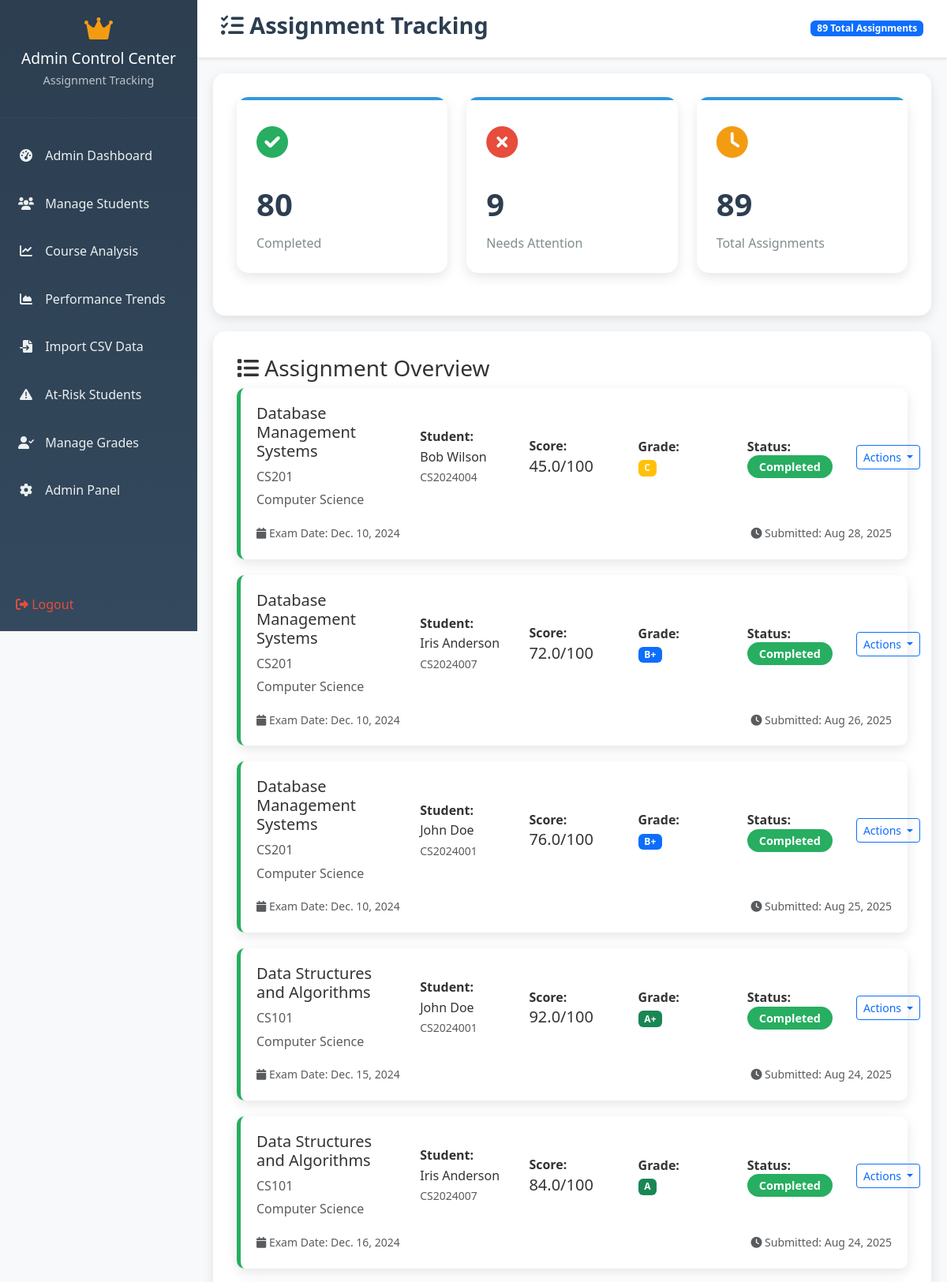
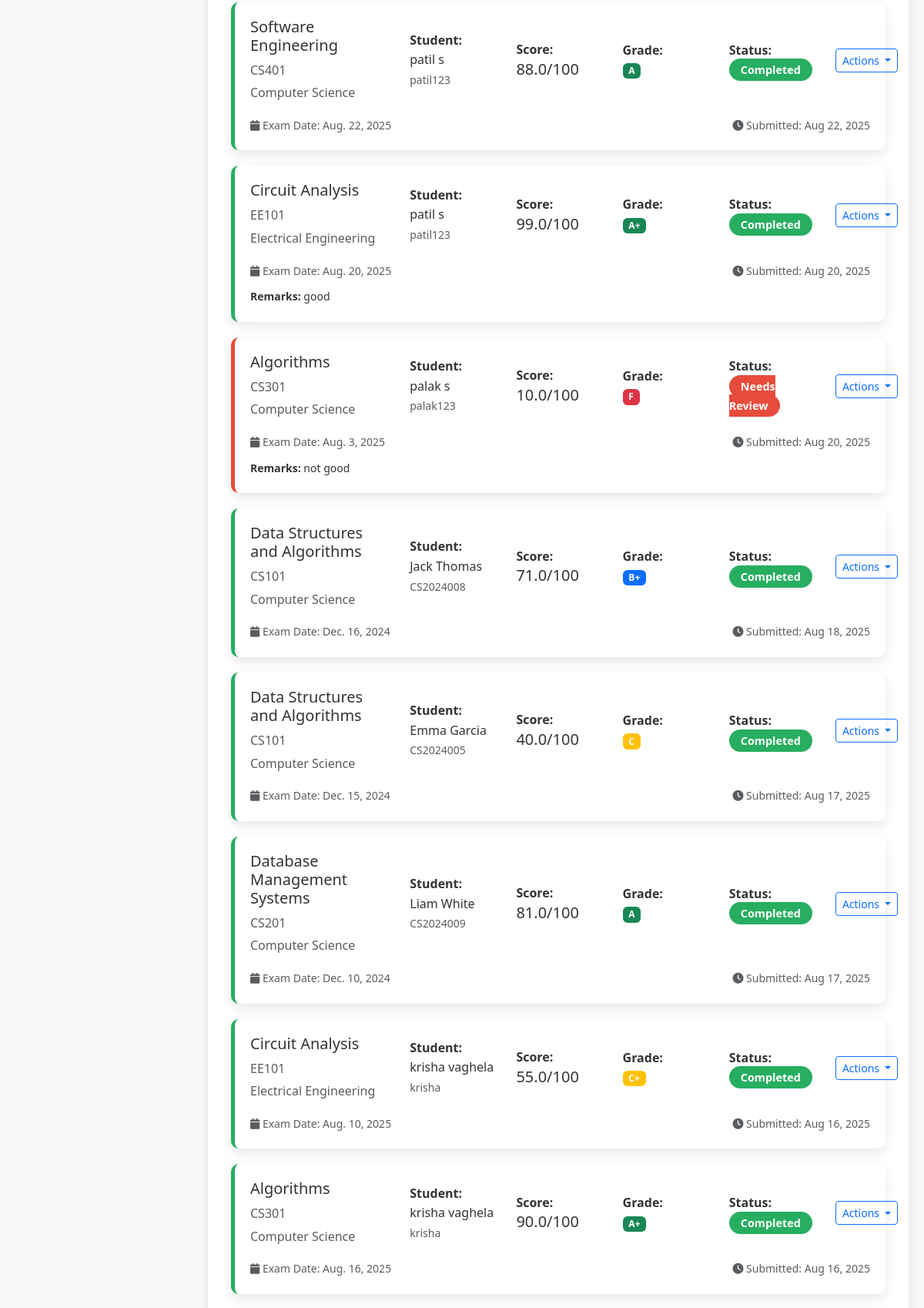
Screenshot of /assignment-tracking/ (signed in, upper part) with the database file from the repository (2 pictures, top to bottom).
### sms/models.py (models this page shows, shortened)
class Grade(models.Model):
    GRADE_CHOICES = (
        ('A+', 'A+ (90-100)'),
        ('A', 'A (80-89)'),
        ('B+', 'B+ (70-79)'),
        ('B', 'B (60-69)'),
        ('C+', 'C+ (50-59)'),
        ('C', 'C (40-49)'),
        ('F', 'F (0-39)'),
    )
    student = models.ForeignKey(Student, on_delete=models.CASCADE, related_name='grades')
    course = models.ForeignKey(Course, on_delete=models.CASCADE, related_name='grades')
    marks_obtained = models.FloatField(validators=[MinValueValidator(0)])
    grade = models.CharField(max_length=2, choices=GRADE_CHOICES, blank=True)
    gpa = models.FloatField(blank=True, null=True, validators=[MinValueValidator(0), MaxValueValidator(4)])
    remarks = models.TextField(blank=True, null=True)
    exam_date = models.DateField(blank=True, null=True)
    created_at = models.DateTimeField(auto_now_add=True)
    updated_at = models.DateTimeField(auto_now=True)
    class Meta:
        unique_together = ['student', 'course']
        ordering = ['-created_at']

class Course(models.Model):
    SEMESTER_CHOICES = (
        ('1', 'Semester 1'),
        ('2', 'Semester 2'),
    )
    subject = models.ForeignKey(Subject, on_delete=models.CASCADE, related_name='courses')
    year = models.CharField(max_length=1, choices=Student.YEAR_CHOICES)
    semester = models.CharField(max_length=1, choices=SEMESTER_CHOICES)
    academic_year = models.CharField(max_length=9, help_text="e.g., 2023-2024")
    instructor = models.CharField(max_length=100, blank=True, null=True)
    max_marks = models.IntegerField(default=100, validators=[MinValueValidator(1)])
    created_at = models.DateTimeField(auto_now_add=True)
    updated_at = models.DateTimeField(auto_now=True)
    class Meta:
        unique_together = ['subject', 'year', 'semester', 'academic_year']
        ordering = ['year', 'semester', 'subject__name']

class Subject(models.Model):
    name = models.CharField(max_length=100)
    code = models.CharField(max_length=10, unique=True)
    credits = models.IntegerField(default=3, validators=[MinValueValidator(1), MaxValueValidator(6)])
    department = models.ForeignKey(Department, on_delete=models.CASCADE, related_name='subjects')
    description = models.TextField(blank=True, null=True)
    created_at = models.DateTimeField(auto_now_add=True)
    updated_at = models.DateTimeField(auto_now=True)
    class Meta:
        ordering = ['name']

class Department(models.Model):
    name = models.CharField(max_length=100, unique=True)
    code = models.CharField(max_length=10, unique=True)
    description = models.TextField(blank=True, null=True)
    head_of_department = models.CharField(max_length=100, blank=True, null=True)
    created_at = models.DateTimeField(auto_now_add=True)
    updated_at = models.DateTimeField(auto_now=True)
    class Meta:
        ordering = ['name']

class Student(models.Model):
    YEAR_CHOICES = (
        ('1', 'First Year'),
        ('2', 'Second Year'),
        ('3', 'Third Year'),
        ('4', 'Fourth Year'),
    )
    user = models.OneToOneField(User, on_delete=models.CASCADE, related_name='student_profile')
    student_id = models.CharField(max_length=20, unique=True)
    department = models.ForeignKey(Department, on_delete=models.CASCADE, related_name='students')
    year = models.CharField(max_length=1, choices=YEAR_CHOICES, default='1')
    enrollment_date = models.DateField()
    date_of_birth = models.DateField(blank=True, null=True)
    parent_name = models.CharField(max_length=100, blank=True, null=True)
    parent_phone = models.CharField(max_length=15, blank=True, null=True)
    emergency_contact = models.CharField(max_length=15, blank=True, null=True)
    is_active = models.BooleanField(default=True)
    created_at = models.DateTimeField(auto_now_add=True)
    updated_at = models.DateTimeField(auto_now=True)
    class Meta:
        ordering = ['student_id']

class User(AbstractUser):
    USER_TYPE_CHOICES = (
        ('admin', 'Admin'),
        ('student', 'Student'),
    )
    user_type = models.CharField(max_length=10, choices=USER_TYPE_CHOICES, default='student')
    phone = models.CharField(max_length=15, blank=True, null=True)
    address = models.TextField(blank=True, null=True)
    profile_picture = models.ImageField(upload_to='profile_pics/', blank=True, null=True)
    created_at = models.DateTimeField(auto_now_add=True)
    updated_at = models.DateTimeField(auto_now=True)

### sms/views.py (the view)
# urls.py: path('assignment-tracking/', views.assignment_tracking, name='assignment_tracking'),
@login_required
def assignment_tracking(request):
    if request.user.user_type != 'admin':
        messages.error(request, 'Access denied. Admin privileges required.')
        return redirect('sms:login')
    assignments = Grade.objects.select_related('student__user', 'course__subject').all()
    context = {
        'assignments': assignments,
        'total_assignments': assignments.count(),
        'pending_assignments': assignments.filter(grade='F').count(),
        'completed_assignments': assignments.exclude(grade='F').count(),
    }
    return render(request, 'sms/assignment_tracking.html', context)

### templates/sms/assignment_tracking.html (shortened to what this page needs)
{% extends 'base.html' %}
{% load static %}
{% block content %}
<div class="admin-sidebar">
    <div class="sidebar-header">
        <i class="fas fa-crown" style="color: #f39c12; font-size: 2rem; margin-bottom: 10px;"></i>
        <h3>Admin Control Center</h3>
        <p>Assignment Tracking</p>
    </div>
    <ul class="sidebar-menu">
        <li><a href="{% url 'sms:admin_dashboard' %}">
            <i class="fas fa-tachometer-alt"></i> Admin Dashboard
        </a></li>
        <li><a href="{% url 'sms:manage_students' %}">
            <i class="fas fa-users"></i> Manage Students
        </a></li>
        <li><a href="{% url 'sms:course_analysis' %}">
            <i class="fas fa-chart-line"></i> Course Analysis
        </a></li>
        <li><a href="{% url 'sms:performance_trends' %}">
            <i class="fas fa-chart-area"></i> Performance Trends
        </a></li>
        <li><a href="{% url 'sms:import_csv_data' %}">
            <i class="fas fa-file-import"></i> Import CSV Data
        </a></li>
        <li><a href="{% url 'sms:at_risk_students' %}">
            <i class="fas fa-exclamation-triangle"></i> At-Risk Students
        </a></li>
        <li><a href="{% url 'sms:manage_grades' %}">
            <i class="fas fa-user-check"></i> Manage Grades
        </a></li>
        <li><a href="{% url 'sms:admin_panel' %}">
            <i class="fas fa-cog"></i> Admin Panel
        </a></li>
    </ul>
    <div style="position: absolute; bottom: 20px; left: 20px; right: 20px;">
        <a href="{% url 'sms:logout' %}" style="color: #e74c3c; text-decoration: none;">
            <i class="fas fa-sign-out-alt"></i> Logout
        </a>
    </div>
</div>
<div class="main-content">
    <div class="top-navbar">
        <h1><i class="fas fa-tasks"></i> Assignment Tracking</h1>
        <div class="user-info">
            <span class="badge bg-primary">{{ total_assignments }} Total Assignments</span>
        </div>
    </div>
    <div class="form-container">
        <div class="row mb-4">
            <div class="col-md-4">
                <div class="stat-card assignment-completed">
                    <div class="stat-icon" style="color: #27ae60;">
                        <i class="fas fa-check-circle"></i>
                    </div>
                    <div class="stat-number">{{ completed_assignments }}</div>
                    <div class="stat-label">Completed</div>
                </div>
            </div>
            <div class="col-md-4">
                <div class="stat-card assignment-pending">
                    <div class="stat-icon" style="color: #e74c3c;">
                        <i class="fas fa-times-circle"></i>
                    </div>
                    <div class="stat-number">{{ pending_assignments }}</div>
                    <div class="stat-label">Needs Attention</div>
                </div>
            </div>
            <div class="col-md-4">
                <div class="stat-card assignment-progress">
                    <div class="stat-icon" style="color: #f39c12;">
                        <i class="fas fa-clock"></i>
                    </div>
                    <div class="stat-number">{{ total_assignments }}</div>
                    <div class="stat-label">Total Assignments</div>
                </div>
            </div>
        </div>
    </div>
    <div class="form-container">
        <h3><i class="fas fa-list"></i> Assignment Overview</h3>
        {% if assignments %}
            {% for assignment in assignments %}
            <div class="assignment-card assignment-{% if assignment.grade == 'F' %}pending{% else %}completed{% endif %}">
                <div class="row align-items-center">
                    <div class="col-md-3">
                        <h5>{{ assignment.course.subject.name }}</h5>
                        <p class="text-muted mb-1">{{ assignment.course.subject.code }}</p>
                        <p class="text-muted mb-0">{{ assignment.course.subject.department.name }}</p>
                    </div>
                    <div class="col-md-2">
                        <strong>Student:</strong><br>
                        <span>{{ assignment.student.user.get_full_name }}</span><br>
                        <small class="text-muted">{{ assignment.student.student_id }}</small>
                    </div>
                    <div class="col-md-2">
                        <strong>Score:</strong><br>
                        <span class="h5">{{ assignment.marks_obtained }}/{{ assignment.course.max_marks }}</span>
                    </div>
                    <div class="col-md-2">
                        <strong>Grade:</strong><br>
                        <span class="badge bg-{% if assignment.grade == 'A+' or assignment.grade == 'A' %}success{% elif assignment.grade == 'B+' or assignment.grade == 'B' %}primary{% elif assignment.grade == 'C+' or assignment.grade == 'C' %}warning{% else %}danger{% endif %}">
                            {{ assignment.grade }}
                        </span>
                    </div>
                    <div class="col-md-2">
                        <strong>Status:</strong><br>
                        <span class="status-badge status-{% if assignment.grade == 'F' %}pending{% else %}completed{% endif %}">
                            {% if assignment.grade == 'F' %}
                                Needs Review
                            {% else %}
                                Completed
                            {% endif %}
                        </span>
                    </div>
                    <div class="col-md-1">
                        <div class="dropdown">
                            <button class="btn btn-outline-primary btn-sm dropdown-toggle" type="button" data-bs-toggle="dropdown">
                                Actions
                            </button>
                        </div>
                    </div>
                </div>
                <div class="row mt-3">
                    <div class="col-12">
                        <div class="d-flex justify-content-between align-items-center">
                            <div>
                                <small class="text-muted">
                                    <i class="fas fa-calendar"></i>
                                    Exam Date: {{ assignment.exam_date|default:"Not specified" }}
                                </small>
                            </div>
                            <div>
                                <small class="text-muted">
                                    <i class="fas fa-clock"></i>
                                    Submitted: {{ assignment.created_at|date:"M d, Y" }}
                                </small>
                            </div>
                        </div>
                        {% if assignment.remarks %}
                        <div class="mt-2">
                            <small><strong>Remarks:</strong> {{ assignment.remarks }}</small>
                        </div>
                        {% endif %}
                    </div>
                </div>
            </div>
            {% endfor %}
        {% endif %}
    </div>
</div>
{% endblock %}

### static/css/style.css (style rules this page uses)
* { margin: 0; padding: 0; box-sizing: border-box; }
body { font-family: 'Segoe UI', Tahoma, Geneva, Verdana, sans-serif; line-height: 1.6; color: #333; }
.admin-sidebar { background: linear-gradient(180deg, #2c3e50 0%, #34495e 100%); min-height: 100vh; position: fixed; left: 0; top: 0; width: 250px; z-index: 1000; transition: all 0.3s ease; }
.admin-sidebar .sidebar-header { padding: 20px; text-align: center; border-bottom: 1px solid #34495e; }
.admin-sidebar .sidebar-header h3 { color: white; font-size: 1.2rem; margin-bottom: 5px; }
.admin-sidebar .sidebar-header p { color: #bdc3c7; font-size: 0.9rem; }
.admin-sidebar .sidebar-menu { list-style: none; padding: 20px 0; }
.admin-sidebar .sidebar-menu li { margin-bottom: 5px; }
.admin-sidebar .sidebar-menu a { display: block; padding: 15px 20px; color: #ecf0f1; text-decoration: none; transition: all 0.3s ease; border-left: 3px solid transparent; }
.admin-sidebar .sidebar-menu i { margin-right: 10px; width: 20px; text-align: center; }
.main-content { margin-left: 250px; min-height: 100vh; background: #f8f9fa; }
.top-navbar { background: white; padding: 15px 30px; box-shadow: 0 2px 4px rgba(0,0,0,0.1); display: flex; justify-content: space-between; align-items: center; }
.top-navbar h1 { color: #2c3e50; font-size: 1.8rem; font-weight: 600; }
.user-info { display: flex; align-items: center; gap: 15px; }
.stat-card { background: white; border-radius: 15px; padding: 25px; box-shadow: 0 5px 15px rgba(0,0,0,0.1); transition: transform 0.3s ease; position: relative; overflow: hidden; }
.stat-card::before { content: ''; position: absolute; top: 0; left: 0; right: 0; height: 4px; background: var(--card-color, #3498db); }
.stat-card .stat-icon { font-size: 2.5rem; margin-bottom: 15px; color: var(--card-color, #3498db); }
.stat-card .stat-number { font-size: 2.5rem; font-weight: 700; color: #2c3e50; margin-bottom: 5px; }
.stat-card .stat-label { color: #7f8c8d; font-size: 1rem; font-weight: 500; }
.form-container { background: white; border-radius: 15px; padding: 30px; margin: 20px; box-shadow: 0 5px 15px rgba(0,0,0,0.1); }

### templates/sms/assignment_tracking.html (style rules this page uses)
body { background: #f8f9fa; margin: 0; font-family: 'Segoe UI', Tahoma, Geneva, Verdana, sans-serif; }
.assignment-card { background: white; border-radius: 10px; padding: 20px; margin-bottom: 20px; box-shadow: 0 5px 15px rgba(0,0,0,0.1); border-left: 5px solid; transition: transform 0.3s ease; }
.assignment-completed { border-left-color: #27ae60; }
.assignment-pending { border-left-color: #e74c3c; }
.assignment-progress { border-left-color: #f39c12; }
.status-badge { padding: 5px 15px; border-radius: 20px; font-weight: 600; font-size: 0.9rem; color: white; }
.status-completed { background: #27ae60; }
.status-pending { background: #e74c3c; }

### rows the page displays
Grade: course.subject.name "Database Management Systems", course.subject.code "CS201", course.subject.department.name "Computer Science", student.user.get_full_name "Bob Wilson", student.student_id "CS2024004", marks_obtained "45.0", course.max_marks "100", grade "C", shows "Completed", exam_date "Dec. 10, 2024", created_at "Aug 28, 2025"
Grade: course.subject.name "Database Management Systems", course.subject.code "CS201", course.subject.department.name "Computer Science", student.user.get_full_name "Iris Anderson", student.student_id "CS2024007", marks_obtained "72.0", course.max_marks "100", grade "B+", shows "Completed", exam_date "Dec. 10, 2024", created_at "Aug 26, 2025"
Grade: course.subject.name "Database Management Systems", course.subject.code "CS201", course.subject.department.name "Computer Science", student.user.get_full_name "John Doe", student.student_id "CS2024001", marks_obtained "76.0", course.max_marks "100", grade "B+", shows "Completed", exam_date "Dec. 10, 2024", created_at "Aug 25, 2025"
Grade: course.subject.name "Data Structures and Algorithms", course.subject.code "CS101", course.subject.department.name "Computer Science", student.user.get_full_name "John Doe", student.student_id "CS2024001", marks_obtained "92.0", course.max_marks "100", grade "A+", shows "Completed", exam_date "Dec. 15, 2024", created_at "Aug 24, 2025"
Grade: course.subject.name "Data Structures and Algorithms", course.subject.code "CS101", course.subject.department.name "Computer Science", student.user.get_full_name "Iris Anderson", student.student_id "CS2024007", marks_obtained "84.0", course.max_marks "100", grade "A", shows "Completed", exam_date "Dec. 16, 2024", created_at "Aug 24, 2025"
Grade: course.subject.name "Software Engineering", course.subject.code "CS401", course.subject.department.name "Computer Science", student.user.get_full_name "patil s", student.student_id "patil123", marks_obtained "88.0", course.max_marks "100", grade "A", shows "Completed", exam_date "Aug. 22, 2025", created_at "Aug 22, 2025"
Grade: course.subject.name "Circuit Analysis", course.subject.code "EE101", course.subject.department.name "Electrical Engineering", student.user.get_full_name "patil s", student.student_id "patil123", marks_obtained "99.0", course.max_marks "100", grade "A+", shows "Completed", exam_date "Aug. 20, 2025", created_at "Aug 20, 2025", remarks "good"
Grade: course.subject.name "Algorithms", course.subject.code "CS301", course.subject.department.name "Computer Science", student.user.get_full_name "palak s", student.student_id "palak123", marks_obtained "10.0", course.max_marks "100", grade "F", shows "Needs Review", exam_date "Aug. 3, 2025", created_at "Aug 20, 2025", remarks "not good"
Grade: course.subject.name "Data Structures and Algorithms", course.subject.code "CS101", course.subject.department.name "Computer Science", student.user.get_full_name "Jack Thomas", student.student_id "CS2024008", marks_obtained "71.0", course.max_marks "100", grade "B+", shows "Completed", exam_date "Dec. 16, 2024", created_at "Aug 18, 2025"
Grade: course.subject.name "Data Structures and Algorithms", course.subject.code "CS101", course.subject.department.name "Computer Science", student.user.get_full_name "Emma Garcia", student.student_id "CS2024005", marks_obtained "40.0", course.max_marks "100", grade "C", shows "Completed", exam_date "Dec. 15, 2024", created_at "Aug 17, 2025"
Grade: course.subject.name "Database Management Systems", course.subject.code "CS201", course.subject.department.name "Computer Science", student.user.get_full_name "Liam White", student.student_id "CS2024009", marks_obtained "81.0", course.max_marks "100", grade "A", shows "Completed", exam_date "Dec. 10, 2024", created_at "Aug 17, 2025"
Grade: course.subject.name "Circuit Analysis", course.subject.code "EE101", course.subject.department.name "Electrical Engineering", student.user.get_full_name "krisha vaghela", student.student_id "krisha", marks_obtained "55.0", course.max_marks "100", grade "C+", shows "Completed", exam_date "Aug. 10, 2025", created_at "Aug 16, 2025"
Grade: course.subject.name "Algorithms", course.subject.code "CS301", course.subject.department.name "Computer Science", student.user.get_full_name "krisha vaghela", student.student_id "krisha", marks_obtained "90.0", course.max_marks "100", grade "A+", shows "Completed", exam_date "Aug. 16, 2025", created_at "Aug 16, 2025"

### other values shown
{{ total_assignments }} "89"
{{ completed_assignments }} "80"
{{ pending_assignments }} "9"
